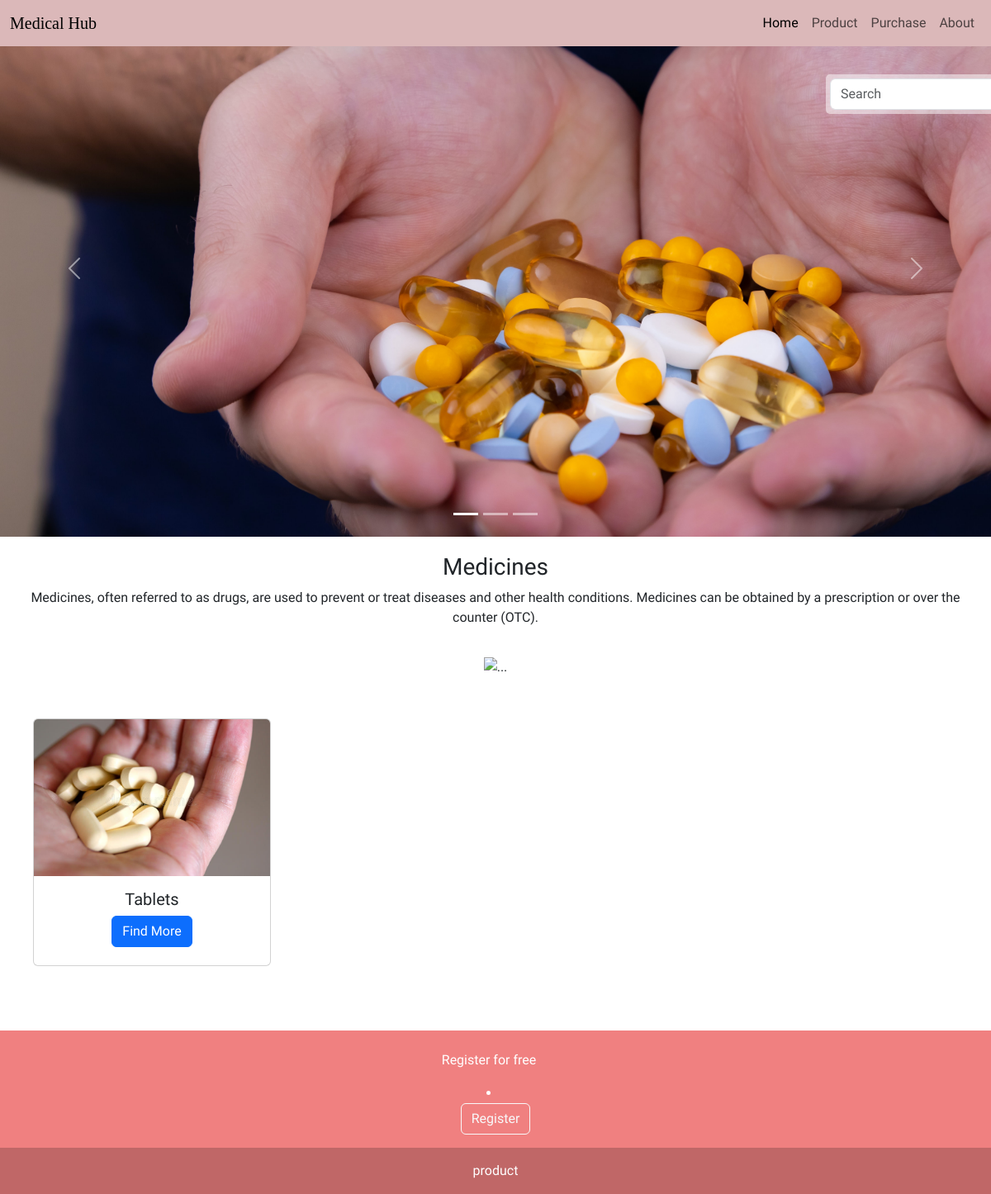
Before: / with the older database file.
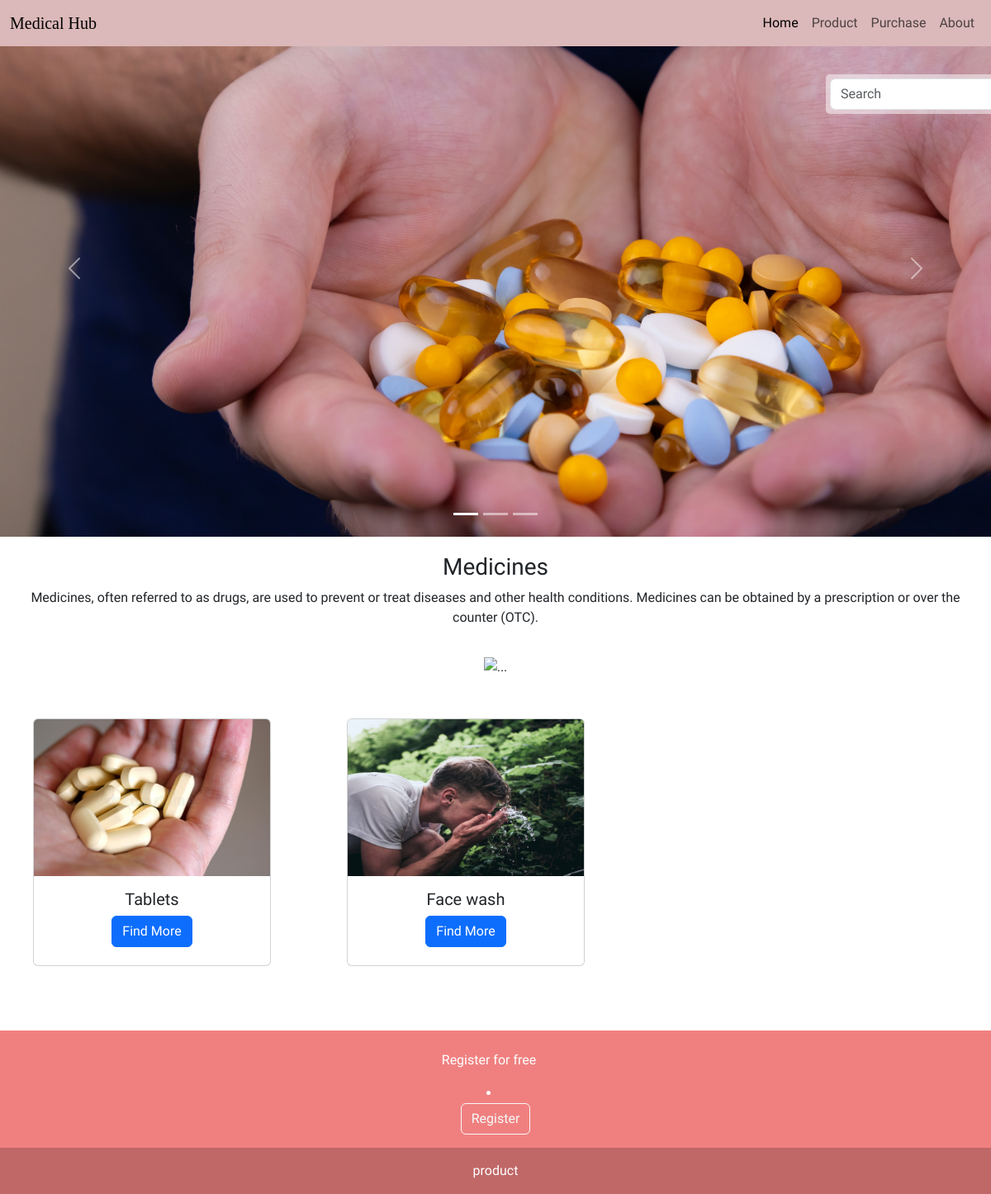
After: the same page with the newer database file.
### page_app/models.py (models this page shows, shortened)
class Category(models.Model):
    name= models.CharField(max_length=150)
    img= models.ImageField(upload_to='images/',blank=True,null=True)

### page_app/views.py (the view)
# urls.py: 2. Add a URL to urlpatterns:  path('', views.home, name='home')
def home(request):
    if request.method == 'POST':
        search  = request.POST['search']
        return redirect(f'/product?search={search}')
    categories = Category.objects.all()
    data ={
        "categories":categories
    }
    return render (request,'home.html',data)

### page_app/templates/home.html (shortened to what this page needs)
{% extends 'base.html' %}
{% load static %}
{% block style %}
<link rel="stylesheet" href="{% static 'css/home.css' %}"/>
{% endblock style %}
{% block content %}
<div class='container-fluid'>
  <div class='row'>
    <div class='col-12 p-0 col-class'>
      <div id="carouselExampleIndicators" class="carousel slide">
        <div class="carousel-indicators">
          <button type="button" data-bs-target="#carouselExampleIndicators" data-bs-slide-to="0" class="active" aria-current="true" aria-label="Slide 1"></button>
          <button type="button" data-bs-target="#carouselExampleIndicators" data-bs-slide-to="1" aria-label="Slide 2"></button>
          <button type="button" data-bs-target="#carouselExampleIndicators" data-bs-slide-to="2" aria-label="Slide 3"></button>
        </div>
        <div class="carousel-inner">
          <form class="control-panel" method='post'>
            <input name="search" class="form-control" placeholder="Search"  />
          </form>
          <div class="carousel-item active">
            <img src="{% static 'img/home1.jpg' %}" class="d-block w-100 car-img" alt="...">
          </div>
        </div>
        <button class="carousel-control-prev" type="button" data-bs-target="#carouselExampleIndicators" data-bs-slide="prev">
          <span class="carousel-control-prev-icon" aria-hidden="true"></span>
        </button>
        <button class="carousel-control-next" type="button" data-bs-target="#carouselExampleIndicators" data-bs-slide="next">
          <span class="carousel-control-next-icon" aria-hidden="true"></span>
        </button>
      </div>
    </div>
  </div>
</div>
<div class='container'>
  <div class='row features-title'>
    <div class='col-12 p-0 text-center'>
      <h3>Medicines</h3>
      <p>Medicines, often referred to as drugs, are used to prevent or treat diseases and other health conditions.
        Medicines can be obtained by a prescription or over the counter (OTC).</p>
    </div>
  </div>
  <div class='row'>
    <div class='col-12 p-0 text-center'>
      <img class="doc-img" src="{% static 'img/medicine purchasse.jpg' %}" class="content-img" alt="...">
    </div>
  </div>
  <div class='row features-card'>
    {% for category in categories %}
    <div class='col-4 p-0 text-center'>
      <div class="card" style="width: 18rem;">
        <img src="/media/{{category.img}}" class="card-img-top" alt="...">
        <div class="card-body">
          <h5 class="card-title">{{category.name}} </h5>
          <a href="{% url 'product' %}?category={{category.id}}" class="btn btn-primary">Find More</a>
        </div>
      </div>
    </div>
    {% endfor %}
  </div>
</div>
{% endblock content %}

Changed rows visible on the page:
added Category: img (picture), name "Face wash"
